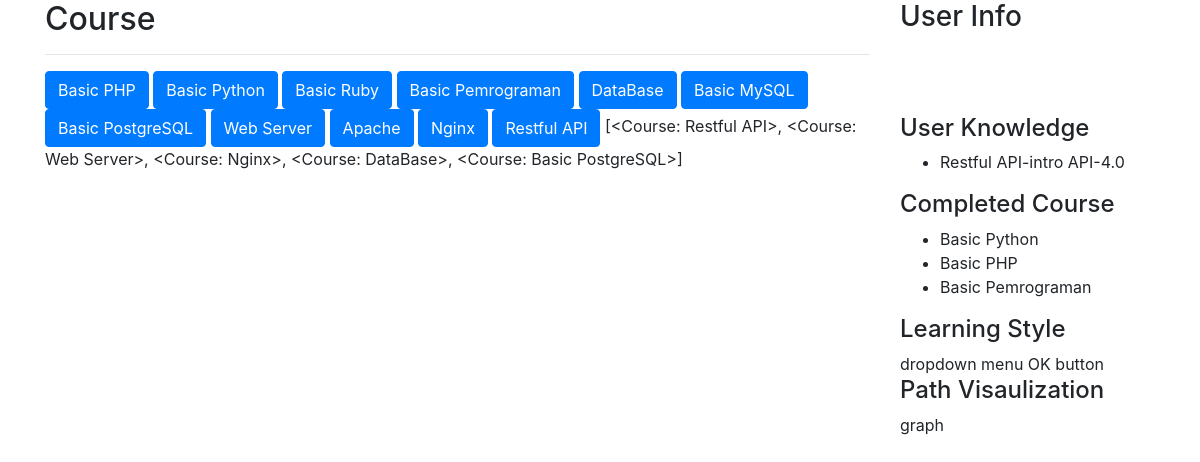
/alp/, run on the app's committed database.
### AdaptiveLearningPath/models.py (models this page shows)
class Course(models.Model):
    nama= models.CharField(max_length=38)
    waktu= models.FloatField(null=True, blank=True)
    def __str__(self):
        return self.nama

### AdaptiveLearningPath/views.py (the view)
def index(request):
    rawAllCourseAvailable = alp.Course.objects.all()
    AllCourseAvailable = [str(anu) for anu in rawAllCourseAvailable]
    rawUser_knowledge= alp.User_Knowledge.objects.all()
    user_knowledge= [str(anu) for anu in rawUser_knowledge]
    rawUser_completed= alp.User_CompletedCourse.objects.all()
    user_completed= [str(anu) for anu in rawUser_completed]
    goal=alp.Course.objects.get(nama='Restful API')
    path=alp.AdaptiveLearningPath(nodeGoal=goal)
    path=path.generatePath()
    result = {
        'userKnowledge' : user_knowledge,
        'userComplete' : user_completed,
        'allCourseAvailable' : AllCourseAvailable,
        'path' : path
    }
    return render(request,'AdaptiveLearningPath/index.html', result)

### AdaptiveLearningPath/models.py (called while the page is built)
    def __str__(self):
        return str(self.course)

    def __str__(self):
        return str(self.knowledge)

    def __str__(self):
        return str(self.course)+'-'+self.nama+'-'+str(self.waktuDiperlukan)

    def isCourseDipelajari(self, tujuan=None):
        if len(User_CompletedCourse.objects.filter(course= tujuan))>0:
            return True
        return False

### AdaptiveLearningPath/templates/AdaptiveLearningPath/index.html (shortened to what this page needs)
<!DOCTYPE html>
<html>
<head lang="en">
    <link rel="stylesheet" href="https://maxcdn.bootstrapcdn.com/bootstrap/4.0.0-alpha.6/css/bootstrap.min.css">
</head>
<body>
    <div class="container">
        <div class="row">
            <div class="col-9">
                <h2>Course</h2>
                <hr>
                {% for course in allCourseAvailable %}
                        <a href="{% url 'vizLP' %}?a=a">
                        <button type="button" class="btn btn-primary">{{ course }}</button>
                        </a>
                {% endfor %}
                {{ path }}
            </div>
            <div class="col">
                <h3>User Info</h3>
                <br>
                <br>
                <br>
                <h4>User Knowledge</h4>
                <ul>
                {% for knowledge in userKnowledge %}
                    <li>{{ knowledge }}</li>
                {% endfor %}
                </ul>
                <h4>Completed Course</h4>
                <ul>
                {% for course in userComplete %}
                    <li>{{ course }}</li>
                {% endfor %}
                </ul>
                <h4>Learning Style</h4>
                dropdown menu
                OK button
                <h4>Path Visaulization</h4>
                graph
            </div>
        </div>
    </div>
</body>
</html>

### data on the page
Course: allCourseAvailable "Basic PHP", userComplete "Basic PHP"
Course: allCourseAvailable "Basic Python", userComplete "Basic Python"
Course: allCourseAvailable "Basic Ruby"
Course: allCourseAvailable "Basic Pemrograman", userComplete "Basic Pemrograman"
Course: allCourseAvailable "DataBase"
Course: allCourseAvailable "Basic MySQL"
Course: allCourseAvailable "Basic PostgreSQL"
Course: allCourseAvailable "Web Server"
Course: allCourseAvailable "Apache"
Course: allCourseAvailable "Nginx"
Course: allCourseAvailable "Restful API", nama.nama "[<Course: Restful API>, <Course: Web Server>, <Course: Nginx>, <Course: DataBase>, <Course: Basic PostgreSQL>]"

### other printed values
{{ knowledge }} "Restful API-intro API-4.0"
